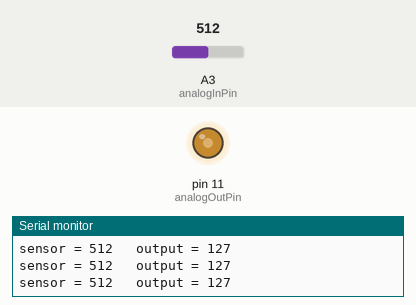
This sketch was run on a simulated Arduino Uno, built with avr-gcc and run on an emulated ATmega328P. Shown: output pins drawn as LEDs (lit = HIGH), the last lines printed to the serial monitor. Inputs (shaded band) come from the test bench; at power-on: A3 (analogInPin) = 512.

Above: at 1.2 s.
1.3 s: A3 (analogInPin) set to 417
At 2.5 s:
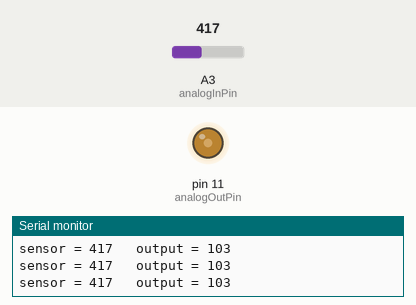
4.3 s: A3 (analogInPin) set to 389
At 4.7 s:
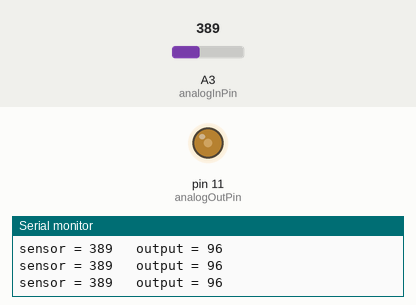
7.3 s: A3 (analogInPin) set to 716
At 8.4 s:
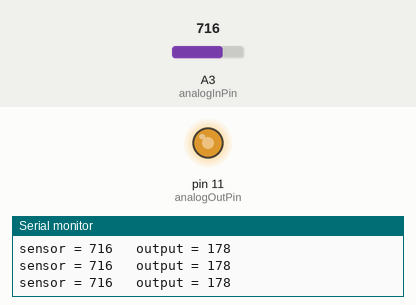
8.8 s: A3 (analogInPin) set to 988
At 10.0 s:
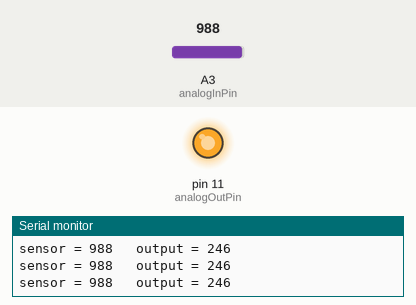
10.3 s: A3 (analogInPin) set to 1014
At 10.7 s:
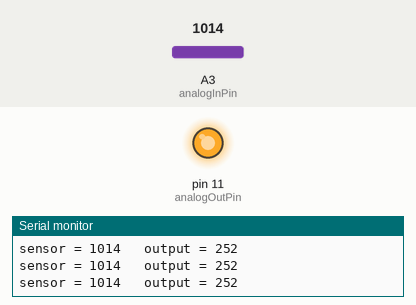
13.3 s: A3 (analogInPin) set to 0
At 14.6 s:
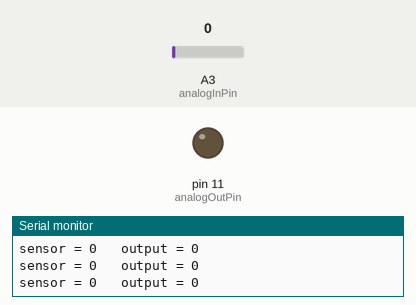
Timing chart, 0 to 15.8 s (numbered marks = the images above; inputs shaded):
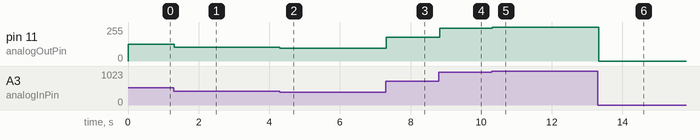

Measured:
- after the input at 1.3 s, pin 11 (analogOutPin): 127/255 → 103/255 at once
- after the input at 4.3 s, pin 11 (analogOutPin): 103/255 → 96/255 at once
- after the input at 7.3 s, pin 11 (analogOutPin): 96/255 → 178/255 at once
- after the input at 8.8 s, pin 11 (analogOutPin): 178/255 → 246/255 at once
- after the input at 10.3 s, pin 11 (analogOutPin): 246/255 → 252/255 at once
- after the input at 13.3 s, pin 11 (analogOutPin): 252/255 → 0/255 at once

The sketch:

led_fade_using_potentiometer.ino
```cpp
const int analogInPin = A3;
const int analogOutPin = 11;

int sensorValue = 0;
int outputValue = 0;

void setup() {
  Serial.begin(9600);
}

void loop() {

  sensorValue = analogRead(analogInPin);
  outputValue = map(sensorValue, 0, 1023, 0, 255);
  analogWrite(analogOutPin, outputValue);

  Serial.print("sensor = ");
  Serial.print(sensorValue);
  Serial.print("\t output = ");
  Serial.println(outputValue);

  delay(2);
}
```
